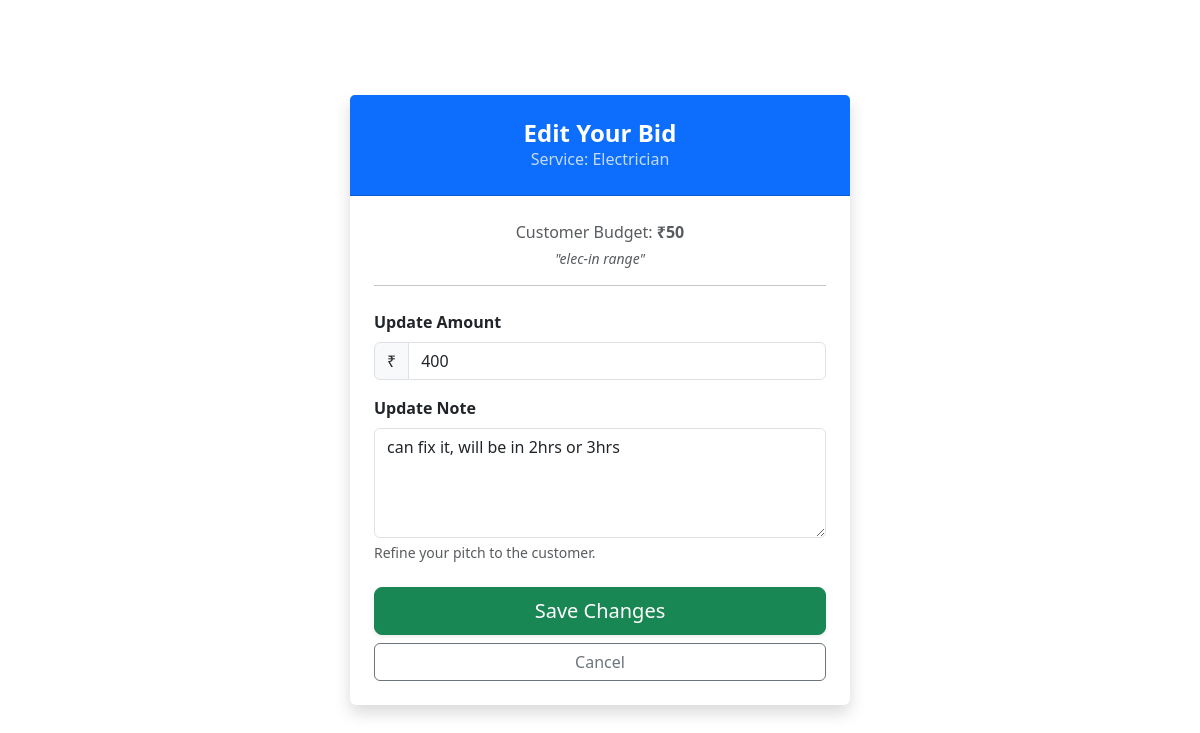
/edit_bid/1 (signed in), run on the app's committed database.
### app.py (models this page shows)
class service_request(db.Model):
    id=db.Column(db.Integer, primary_key=True)
    consumer_id=db.Column(db.Integer, nullable=False)
    con_latitude = db.Column(db.Float, nullable=False)
    con_longitude = db.Column(db.Float, nullable=False)
    service_title=db.Column(db.String(200), nullable=False)
    service_type=db.Column(db.String(50), nullable=False)
    budget=db.Column(db.Integer, nullable=False)
    desc=db.Column(db.String(500), nullable=False)
    is_active=db.Column(db.Boolean, default=True)
    is_inprogress=db.Column(db.Boolean, default=False)
    assigned_provider_id=db.Column(db.Integer, nullable=True)
    created_at=db.Column(db.DateTime, default=db.func.current_timestamp())

class bids(db.Model):
    id=db.Column(db.Integer, primary_key=True)
    bid_amount=db.Column(db.Integer, nullable=False)
    ser_req_id=db.Column(db.Integer, nullable=False)
    con_id=db.Column(db.Integer, nullable=False)
    prov_id=db.Column(db.Integer, nullable=False)
    msg=db.Column(db.String(500), nullable=False)

### app.py (the view)
@app.route('/edit_bid/<int:serv_id>', methods=['GET', 'POST'])
def edit_bid(serv_id):
    if 'user_id' not in session:
        return redirect(url_for('login'))
    prov_id = session['user_id']
    current_bid = bids.query.filter_by(ser_req_id=serv_id, prov_id=prov_id).first()
    if not current_bid:
        flash("Bid not found.")
        return redirect(url_for('provider_dashboard'))
    service = service_request.query.get(serv_id)
    if request.method == 'POST':
        current_bid.bid_amount = request.form['bid_amount']
        current_bid.msg = request.form['msg']
        db.session.commit() # Save changes to the existing record
        flash('Bid updated successfully!')
        return redirect(url_for('provider_dashboard'))
    return render_template('provider/edit_bid.html', service=service, bid=current_bid)

### templates/provider/edit_bid.html (shortened to what this page needs)
{% extends 'base.html' %}
{% block body %}
<div class="container d-flex justify-content-center align-items-center min-vh-100 py-5">
    <div class="card shadow border-0" style="width: 100%; max-width: 500px;">
        <div class="card-header bg-primary text-white text-center py-4">
            <h4 class="mb-0 fw-bold">Edit Your Bid</h4>
            <p class="mb-0 opacity-75">Service: {{ service.service_type }}</p>
        </div>
        <div class="card-body p-4">
            <div class="mb-4 text-center">
                <p class="mb-1 text-muted">Customer Budget: <strong>₹{{ service.budget }}</strong></p>
                <p class="text-muted fst-italic small">"{{ service.desc }}"</p>
                <hr>
            </div>
            <form action="{{ url_for('edit_bid', serv_id=service.id) }}" method="POST">
                <div class="mb-3">
                    <label for="bid_amount" class="form-label fw-bold">Update Amount</label>
                    <div class="input-group">
                        <span class="input-group-text">₹</span>
                        <input type="number" class="form-control" id="bid_amount" name="bid_amount"
                               value="{{ bid.bid_amount }}" min="0" required>
                    </div>
                </div>
                <div class="mb-4">
                    <label for="msg" class="form-label fw-bold">Update Note</label>
                    <textarea class="form-control" id="msg" name="msg" rows="4" required>{{ bid.msg }}</textarea>
                    <div class="form-text">Refine your pitch to the customer.</div>
                </div>
                <div class="d-grid gap-2">
                    <button type="submit" class="btn btn-success btn-lg shadow-sm">
                        Save Changes
                    </button>
                    <a href="{{ url_for('provider_dashboard') }}" class="btn btn-outline-secondary">
                        Cancel
                    </a>
                </div>
            </form>
        </div>
    </div>
</div>
{% endblock body %}

### data on the page
service_request: service_type "Electrician", budget "50", desc "elec-in range"
bids: bid_amount "400", msg "can fix it, will be in 2hrs or 3hrs"
